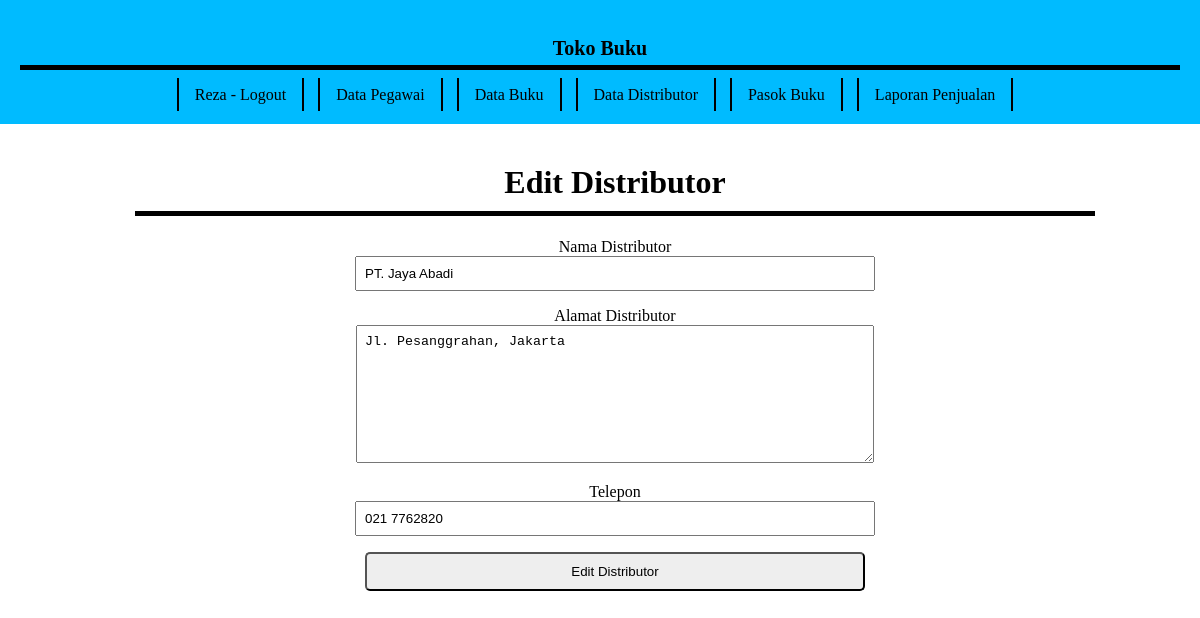
The app's page /manager/edit-distributor.php?edit=DIS001 (signed in) with its own data.
### tables this page shows
CREATE TABLE `kasir` (
  `id_kasir` varchar(6) NOT NULL,
  `nama` varchar(150) NOT NULL,
  `alamat` longtext NOT NULL,
  `telepon` varchar(20) NOT NULL,
  `status` varchar(25) NOT NULL,
  `username` varchar(50) NOT NULL,
  `password` varchar(50) NOT NULL,
  `akses` varchar(25) NOT NULL
);

CREATE TABLE `distributor` (
  `id_distributor` varchar(6) NOT NULL,
  `nama_distributor` varchar(100) NOT NULL,
  `alamat` longtext NOT NULL,
  `telepon` varchar(20) NOT NULL
);

### manager/edit-distributor.php (the view, shortened to what this page needs)
<?php
require 'halaman/header.php';
if (isset($_GET['edit'])) {
    $id = $_GET['edit'];
    $qedit = mysqli_query($mysqli, "SELECT*FROM distributor WHERE id_distributor = '$id'")or die(mysqli_error());
    $fetch = mysqli_fetch_array($qedit);
    if (mysqli_num_rows($qedit)) {
        ?>
        <div class="panel-input">
            <h1 class="judul-input">Edit Distributor</h1>
            <form action="proses/edit-dis.php" method="post">
                <p>
                    <label for="">Nama Distributor</label>
                    <br>
                    <input type="text" name="nama_distributor" value="<?php echo $fetch['nama_distributor'];?>" placeholder="Nama Distributor" required>
                </p>
                <p>
                    <label for="">Alamat Distributor</label>
                    <br>
                    <textarea name="alamat" rows="8" cols="50" placeholder="Alamat" required><?php echo $fetch['alamat'];?></textarea>
                </p>
                <p>
                    <label for="">Telepon</label>
                    <br>
                    <input type="text" name="telepon" value="<?php echo $fetch['telepon'];?>" placeholder="Nomor Telepon" required>
                </p>
                <p><input type="submit" name="edit" value="Edit Distributor"></p>
            </form>
        </div>
        <?php
    }
}
?>
<?php require 'halaman/footer.php'; ?>

### manager/halaman/header.php (shortened to what this page needs)
<?php
require 'proses/koneksi.php';
$id = $_SESSION['manager'];
$query = mysqli_query($mysqli, "SELECT*FROM kasir WHERE id_kasir = '$id'");
$data = mysqli_fetch_array($query);
?>
<!DOCTYPE html>
<html>
    <head>
        <link rel="stylesheet" href="style.css">
    </head>
    <body>
        <nav>
            <h1 class="judul-nav">Toko Buku</h1>
            <a href="proses/logout.php?logout"><?php echo $data['nama']; ?> - Logout</a>
            <a href="pegawai.php">Data Pegawai</a>
            <a href="buku.php">Data Buku</a>
            <a href="distributor.php">Data Distributor</a>
            <a href="pasok.php">Pasok Buku</a>
            <a href="penjualan.php">Laporan Penjualan</a>
        </nav>

### manager/style.css (style rules this page uses)
body { margin: 0; }
input[type='text'], input[type='password'], input[type='number'] { padding: 8px; width: 230px; }
input[type='submit'] { padding: 10px; background-color: #EEE; border-radius: 5px; }
nav { text-align: center; margin: 0; padding: 20px; background-color: #0bf; margin-bottom: 40px; }
nav a { text-decoration: none; color: black; border-left: 2px solid; border-right: 2px solid; padding: 0.5rem 1rem; margin-right: 10px; transition: .2s ease; }
.judul-nav { font-size: 20px; text-align: center; padding-bottom: 5px; border-bottom: 5px solid black; }
.panel-input { width: 80%; margin: 0 135px; text-align: center; }
.panel-input input { width: 500px; }
.panel-input textarea { width: 500px; padding: 8px; }
.judul-input { border-bottom: 5px solid; padding-bottom: 10px; }

### records on screen
kasir: nama "Reza"
distributor: nama_distributor "PT. Jaya Abadi", alamat "Jl. Pesanggrahan, Jakarta", telepon "021 7762820"
